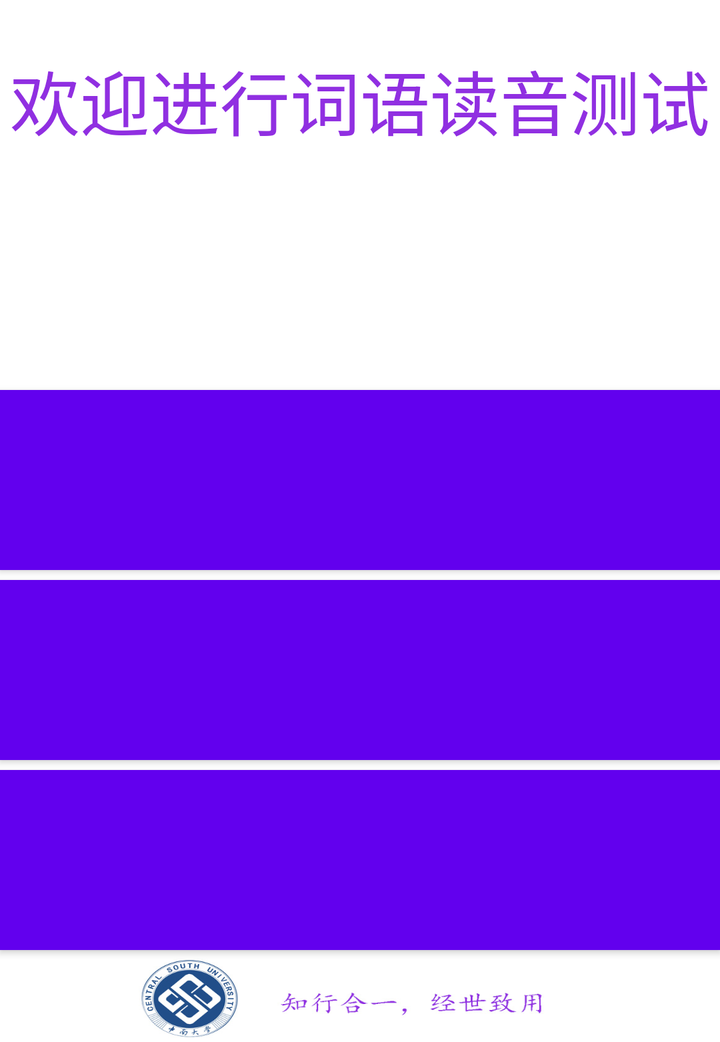
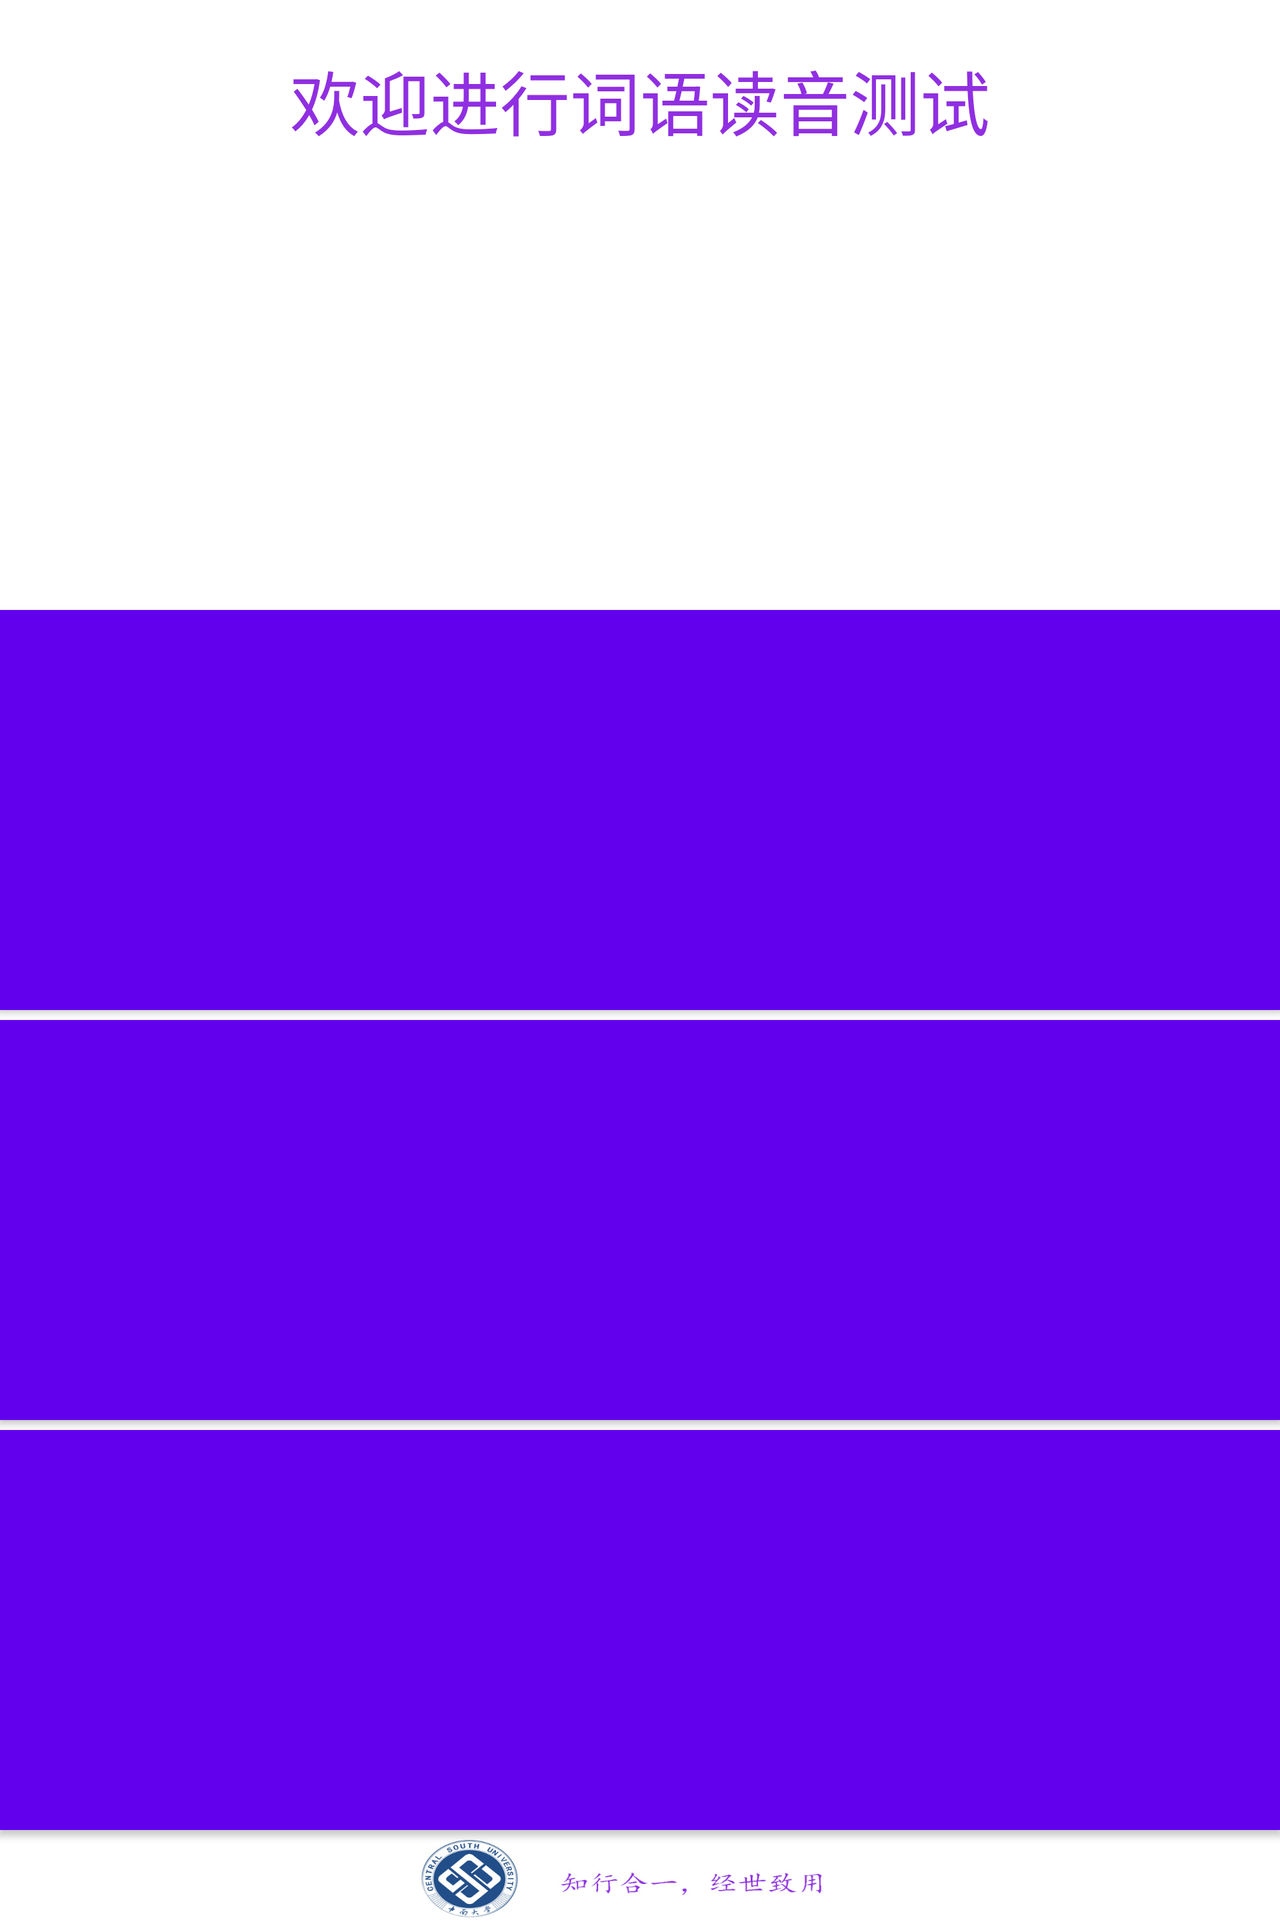

One screen, two layout resources from the same app: the default and the repository's alternative for another configuration. Each is rendered where Android would select it; the XML of both is given below.
<!-- AndroidManifest.xml: application theme AppTheme -->
<!-- res/layout/third_test.xml -->
<?xml version="1.0" encoding="utf-8"?>


<ScrollView
    xmlns:android="http://schemas.android.com/apk/res/android"
    android:layout_width="wrap_content"
    android:layout_height="wrap_content"
    android:layout_alignParentLeft="true"
    android:layout_alignParentStart="true"
    android:layout_alignParentBottom="true">
<RelativeLayout
    android:layout_width="match_parent"
    android:layout_height="match_parent"
    android:background="#FFFFFF"
                                               >
    <TextView
        android:layout_width="wrap_content"
        android:layout_height="100dp"
        android:text="欢迎进行词语读音测试"
        android:textColor="#902fe1"
        android:gravity="center"
        android:textSize="35dp"
        android:id="@+id/textView10"
        android:layout_alignParentTop="true"
        android:layout_centerHorizontal="true" />

    <TextView
        android:layout_width="match_parent"
        android:layout_height="25dp"
        android:id="@+id/textView25"
        android:layout_above="@+id/button9"
        android:layout_below="@+id/textView10"
        android:layout_alignLeft="@+id/textView10"
        android:layout_alignStart="@+id/textView10" />


    <Button
        android:layout_width="match_parent"
        android:layout_height="90dp"
        android:background="@drawable/sec2"
        android:id="@+id/button10"

        android:layout_below="@+id/textView7"
        android:layout_alignLeft="@+id/button9"
        android:layout_alignStart="@+id/button9" />

    <TextView
        android:layout_width="match_parent"
        android:layout_height="5dp"
        android:id="@+id/textView7"
        android:layout_below="@+id/button9"
        android:layout_alignParentRight="true"
        android:layout_alignParentEnd="true" />

    <Button
        android:layout_width="match_parent"
        android:layout_height="90dp"
        android:background="@drawable/sec3"
        android:id="@+id/button11"
        android:layout_x="81dp"
        android:layout_y="310dp"
        android:layout_below="@+id/textView8"
        android:layout_alignLeft="@+id/button10"
        android:layout_alignStart="@+id/button10" />

    <TextView
        android:layout_width="match_parent"
        android:layout_height="5dp"
        android:id="@+id/textView8"
        android:layout_below="@+id/button10"
        android:layout_alignParentLeft="true"
        android:layout_alignParentStart="true" />

    <TextView
        android:layout_width="match_parent"
        android:layout_height="5dp"
        android:id="@+id/textView9"
        android:layout_below="@+id/button11"
        android:layout_alignLeft="@+id/button11"
        android:layout_alignStart="@+id/button11" />

    <Button
        android:layout_width="match_parent"
        android:layout_height="90dp"
        android:background="@drawable/sec4"
        android:id="@+id/button12"
        android:layout_below="@+id/textView9"
        android:layout_alignLeft="@+id/textView9"
        android:layout_alignStart="@+id/textView9" />

    <TextView
        android:layout_width="246dp"
        android:layout_height="46dp"
       android:background="@drawable/csu"
        android:id="@+id/textView22"
        android:layout_below="@+id/button12"
        android:layout_alignParentBottom="true"
        android:layout_centerHorizontal="true" />

    <Button
        android:layout_width="match_parent"
        android:layout_height="90dp"
        android:background="@drawable/sec1"
        android:id="@+id/button9"

        android:layout_below="@+id/textView10"
        android:layout_alignParentRight="true"
        android:layout_alignParentEnd="true" />


</RelativeLayout>
</ScrollView>
<!-- resources referenced by this layout -->
<resources>
  <!-- drawable csu: jpg bitmap (drawable-xhdpi, 52105 bytes) -->
  <!-- drawable sec2: jpg bitmap (drawable-xhdpi, 79747 bytes) -->
  <!-- drawable sec3: jpg bitmap (drawable-xhdpi, 80677 bytes) -->
  <!-- drawable sec4: jpg bitmap (drawable-xhdpi, 80030 bytes) -->
</resources>
<!-- res/layout-land/third_test.xml (the repository's variant of the layout above) -->
<!-- drawn on the phone turned sideways -->
<?xml version="1.0" encoding="utf-8"?>


<ScrollView
    xmlns:android="http://schemas.android.com/apk/res/android"
    android:layout_width="wrap_content"
    android:layout_height="wrap_content"
    android:layout_alignParentLeft="true"
    android:layout_alignParentStart="true"
    android:layout_alignParentBottom="true">
<RelativeLayout
    android:layout_width="match_parent"
    android:layout_height="match_parent"
    android:background="#FFFFFF"
                                               >
    <TextView
        android:layout_width="wrap_content"
        android:layout_height="100dp"
        android:text="欢迎进行词语读音测试"
        android:textColor="#902fe1"
        android:gravity="center"
        android:textSize="35dp"
        android:id="@+id/textView10"
        android:layout_alignParentTop="true"
        android:layout_centerHorizontal="true" />

    <TextView
        android:layout_width="match_parent"
        android:layout_height="25dp"
        android:id="@+id/textView25"
        android:layout_above="@+id/button9"
        android:layout_below="@+id/textView10"
        android:layout_alignLeft="@+id/textView10"
        android:layout_alignStart="@+id/textView10" />


    <Button
        android:layout_width="1420dp"
        android:layout_height="200dp"
        android:background="@drawable/sec2"
        android:id="@+id/button10"
        android:layout_centerHorizontal="true"
        android:layout_below="@+id/textView7"
        android:layout_alignLeft="@+id/button9"
        android:layout_alignStart="@+id/button9" />

    <TextView
        android:layout_width="match_parent"
        android:layout_height="5dp"
        android:id="@+id/textView7"
        android:layout_below="@+id/button9"
        android:layout_alignParentRight="true"
        android:layout_alignParentEnd="true" />

    <Button
        android:layout_width="1420dp"
        android:layout_height="200dp"
        android:background="@drawable/sec3"
        android:id="@+id/button11"
        android:layout_x="81dp"
        android:layout_y="310dp"
        android:layout_centerHorizontal="true"
        android:layout_below="@+id/textView8"
        android:layout_alignLeft="@+id/button10"
        android:layout_alignStart="@+id/button10" />

    <TextView
        android:layout_width="match_parent"
        android:layout_height="5dp"
        android:id="@+id/textView8"
        android:layout_below="@+id/button10"
        android:layout_alignParentLeft="true"
        android:layout_alignParentStart="true" />

    <TextView
        android:layout_width="match_parent"
        android:layout_height="5dp"
        android:id="@+id/textView9"
        android:layout_below="@+id/button11"
        android:layout_alignLeft="@+id/button11"
        android:layout_alignStart="@+id/button11" />

    <Button
        android:layout_width="1420dp"
        android:layout_height="200dp"
        android:background="@drawable/sec4"
        android:id="@+id/button12"
        android:layout_below="@+id/textView9"
        android:layout_centerHorizontal="true"
        android:layout_alignLeft="@+id/button9"
        android:layout_alignStart="@+id/button9" />

    <TextView
        android:layout_width="246dp"
        android:layout_height="46dp"
       android:background="@drawable/csu"
        android:id="@+id/textView22"
        android:layout_below="@+id/button12"
        android:layout_alignParentBottom="true"
        android:layout_centerHorizontal="true" />

    <Button
        android:layout_width="1420dp"
        android:layout_height="200dp"
        android:layout_centerHorizontal="true"
        android:background="@drawable/sec1"
        android:id="@+id/button9"
        android:layout_below="@+id/textView10"

        />


</RelativeLayout>
</ScrollView>
